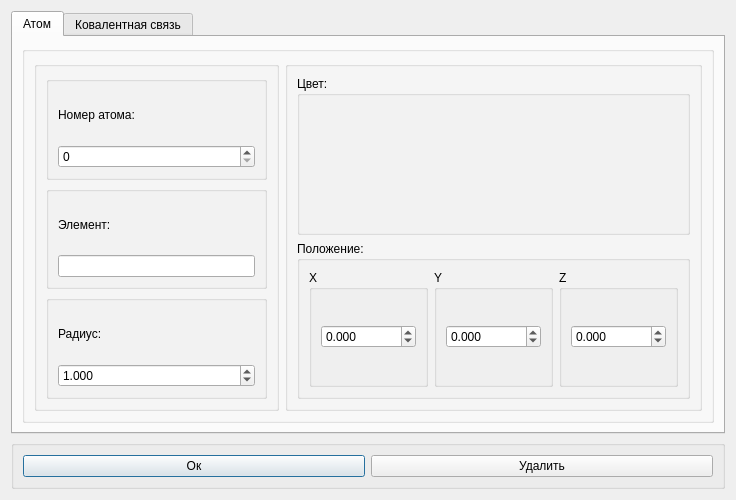
<?xml version="1.0" encoding="UTF-8"?>
<ui version="4.0">
 <class>Dialog</class>
 <widget class="QDialog" name="Dialog">
  <property name="geometry">
   <rect>
    <x>0</x>
    <y>0</y>
    <width>736</width>
    <height>500</height>
   </rect>
  </property>
  <property name="minimumSize">
   <size>
    <width>736</width>
    <height>500</height>
   </size>
  </property>
  <property name="windowTitle">
   <string> Редактирование</string>
  </property>
  <layout class="QVBoxLayout" name="verticalLayout_12">
   <item>
    <widget class="QTabWidget" name="tabWidget">
     <property name="currentIndex">
      <number>0</number>
     </property>
     <widget class="QWidget" name="tab1">
      <attribute name="title">
       <string>Атом</string>
      </attribute>
      <layout class="QGridLayout" name="gridLayout_6">
       <item row="0" column="0">
        <widget class="QGroupBox" name="groupBox_11">
         <property name="title">
          <string/>
         </property>
         <layout class="QHBoxLayout" name="horizontalLayout_2">
          <item>
           <widget class="QGroupBox" name="groupBox_4">
            <property name="title">
             <string/>
            </property>
            <layout class="QVBoxLayout" name="verticalLayout_4">
             <item>
              <widget class="QGroupBox" name="groupBox">
               <property name="title">
                <string/>
               </property>
               <layout class="QVBoxLayout" name="verticalLayout_2">
                <item>
                 <widget class="QLabel" name="label">
                  <property name="text">
                   <string>Номер атома:</string>
                  </property>
                 </widget>
                </item>
                <item>
                 <widget class="QSpinBox" name="atomNumber">
                  <property name="enabled">
                   <bool>true</bool>
                  </property>
                  <property name="maximum">
                   <number>10000000</number>
                  </property>
                 </widget>
                </item>
               </layout>
              </widget>
             </item>
             <item>
              <widget class="QGroupBox" name="groupBox_2">
               <property name="title">
                <string/>
               </property>
               <layout class="QVBoxLayout" name="verticalLayout">
                <item>
                 <widget class="QLabel" name="label_2">
                  <property name="text">
                   <string>Элемент:</string>
                  </property>
                 </widget>
                </item>
                <item>
                 <widget class="QLineEdit" name="atomElement">
                  <property name="inputMask">
                   <string/>
                  </property>
                  <property name="maxLength">
                   <number>5</number>
                  </property>
                 </widget>
                </item>
               </layout>
              </widget>
             </item>
             <item>
              <widget class="QGroupBox" name="groupBox_3">
               <property name="title">
                <string/>
               </property>
               <layout class="QVBoxLayout" name="verticalLayout_3">
                <item>
                 <widget class="QLabel" name="label_3">
                  <property name="text">
                   <string>Радиус:</string>
                  </property>
                 </widget>
                </item>
                <item>
                 <widget class="QDoubleSpinBox" name="atomRadii">
                  <property name="decimals">
                   <number>3</number>
                  </property>
                  <property name="minimum">
                   <double>0.010000000000000</double>
                  </property>
                  <property name="singleStep">
                   <double>0.100000000000000</double>
                  </property>
                  <property name="value">
                   <double>1.000000000000000</double>
                  </property>
                 </widget>
                </item>
               </layout>
              </widget>
             </item>
            </layout>
           </widget>
          </item>
          <item>
           <widget class="QGroupBox" name="groupBox_10">
            <property name="title">
             <string/>
            </property>
            <layout class="QVBoxLayout" name="verticalLayout_6">
             <item>
              <widget class="QGroupBox" name="groupBox_5">
               <property name="title">
                <string>Цвет:</string>
               </property>
               <layout class="QGridLayout" name="gridLayout">
                <item row="0" column="1">
                 <widget class="colorButton" name="atomColor" native="true"/>
                </item>
               </layout>
              </widget>
             </item>
             <item>
              <widget class="QGroupBox" name="groupBox_6">
               <property name="title">
                <string>Положение:</string>
               </property>
               <layout class="QHBoxLayout" name="horizontalLayout">
                <item>
                 <widget class="QGroupBox" name="groupBox_7">
                  <property name="title">
                   <string>X</string>
                  </property>
                  <layout class="QGridLayout" name="gridLayout_2">
                   <item row="0" column="0">
                    <widget class="QDoubleSpinBox" name="atomX">
                     <property name="decimals">
                      <number>3</number>
                     </property>
                     <property name="minimum">
                      <double>-1000000000.000000000000000</double>
                     </property>
                     <property name="maximum">
                      <double>1000000000.000000000000000</double>
                     </property>
                    </widget>
                   </item>
                  </layout>
                 </widget>
                </item>
                <item>
                 <widget class="QGroupBox" name="groupBox_8">
                  <property name="title">
                   <string>Y</string>
                  </property>
                  <layout class="QGridLayout" name="gridLayout_4">
                   <item row="0" column="0">
                    <widget class="QDoubleSpinBox" name="atomY">
                     <property name="decimals">
                      <number>3</number>
                     </property>
                     <property name="minimum">
                      <double>-100000000.000000000000000</double>
                     </property>
                     <property name="maximum">
                      <double>100000000.000000000000000</double>
                     </property>
                    </widget>
                   </item>
                  </layout>
                 </widget>
                </item>
                <item>
                 <widget class="QGroupBox" name="groupBox_9">
                  <property name="title">
                   <string>Z</string>
                  </property>
                  <layout class="QGridLayout" name="gridLayout_3">
                   <item row="0" column="0">
                    <widget class="QDoubleSpinBox" name="atomZ">
                     <property name="minimumSize">
                      <size>
                       <width>0</width>
                       <height>0</height>
                      </size>
                     </property>
                     <property name="decimals">
                      <number>3</number>
                     </property>
                     <property name="minimum">
                      <double>-10000000.000000000000000</double>
                     </property>
                     <property name="maximum">
                      <double>1000000000000.000000000000000</double>
                     </property>
                    </widget>
                   </item>
                  </layout>
                 </widget>
                </item>
               </layout>
              </widget>
             </item>
            </layout>
           </widget>
          </item>
         </layout>
        </widget>
       </item>
      </layout>
     </widget>
     <widget class="QWidget" name="tab_2">
      <attribute name="title">
       <string>Ковалентная связь</string>
      </attribute>
      <widget class="QGroupBox" name="groupBox_13">
       <property name="geometry">
        <rect>
         <x>0</x>
         <y>0</y>
         <width>554</width>
         <height>269</height>
        </rect>
       </property>
       <property name="title">
        <string/>
       </property>
       <layout class="QHBoxLayout" name="horizontalLayout_3">
        <item>
         <widget class="QGroupBox" name="groupBox_14">
          <property name="title">
           <string/>
          </property>
          <layout class="QVBoxLayout" name="verticalLayout_5">
           <item>
            <widget class="QGroupBox" name="groupBox_15">
             <property name="title">
              <string/>
             </property>
             <layout class="QVBoxLayout" name="verticalLayout_7">
              <item>
               <widget class="QLabel" name="label_4">
                <property name="text">
                 <string>Номер ковалентной связи:</string>
                </property>
               </widget>
              </item>
              <item>
               <widget class="QSpinBox" name="bondNumber">
                <property name="enabled">
                 <bool>true</bool>
                </property>
                <property name="maximum">
                 <number>1000000000</number>
                </property>
               </widget>
              </item>
             </layout>
            </widget>
           </item>
           <item>
            <widget class="QGroupBox" name="groupBox_16">
             <property name="title">
              <string/>
             </property>
             <layout class="QVBoxLayout" name="verticalLayout_8">
              <item>
               <widget class="QLabel" name="label_5">
                <property name="text">
                 <string>Атом1:</string>
                </property>
               </widget>
              </item>
              <item>
               <widget class="QSpinBox" name="bondAtom1">
                <property name="maximum">
                 <number>1000000000</number>
                </property>
               </widget>
              </item>
             </layout>
            </widget>
           </item>
           <item>
            <widget class="QGroupBox" name="groupBox_17">
             <property name="title">
              <string/>
             </property>
             <layout class="QVBoxLayout" name="verticalLayout_9">
              <item>
               <widget class="QLabel" name="label_6">
                <property name="text">
                 <string>Атом2:</string>
                </property>
               </widget>
              </item>
              <item>
               <widget class="QSpinBox" name="bondAtom2">
                <property name="maximum">
                 <number>1000000000</number>
                </property>
               </widget>
              </item>
             </layout>
            </widget>
           </item>
          </layout>
         </widget>
        </item>
        <item>
         <widget class="QGroupBox" name="groupBox_18">
          <property name="title">
           <string/>
          </property>
          <layout class="QVBoxLayout" name="verticalLayout_10">
           <item>
            <widget class="QGroupBox" name="groupBox_19">
             <property name="title">
              <string>Цвет:</string>
             </property>
             <layout class="QGridLayout" name="gridLayout_7">
              <item row="0" column="1">
               <widget class="colorButton" name="bondColor" native="true"/>
              </item>
              <item row="1" column="1">
               <widget class="QGroupBox" name="groupBox_12">
                <property name="title">
                 <string/>
                </property>
                <layout class="QVBoxLayout" name="verticalLayout_11">
                 <item>
                  <widget class="QLabel" name="label_7">
                   <property name="text">
                    <string>Радиус</string>
                   </property>
                  </widget>
                 </item>
                 <item>
                  <widget class="QDoubleSpinBox" name="bondRadii">
                   <property name="decimals">
                    <number>3</number>
                   </property>
                   <property name="singleStep">
                    <double>0.100000000000000</double>
                   </property>
                   <property name="value">
                    <double>0.100000000000000</double>
                   </property>
                  </widget>
                 </item>
                </layout>
               </widget>
              </item>
             </layout>
            </widget>
           </item>
          </layout>
         </widget>
        </item>
       </layout>
      </widget>
     </widget>
    </widget>
   </item>
   <item>
    <widget class="QGroupBox" name="groupBox_20">
     <property name="title">
      <string/>
     </property>
     <layout class="QHBoxLayout" name="horizontalLayout_4">
      <item>
       <widget class="QPushButton" name="okButton">
        <property name="text">
         <string>Ок</string>
        </property>
       </widget>
      </item>
      <item>
       <widget class="QPushButton" name="deleteButton">
        <property name="text">
         <string>Удалить</string>
        </property>
       </widget>
      </item>
     </layout>
    </widget>
   </item>
  </layout>
 </widget>
 <customwidgets>
  <customwidget>
   <class>colorButton</class>
   <extends>QWidget</extends>
   <header>colorbutton.h</header>
   <container>1</container>
  </customwidget>
 </customwidgets>
 <resources/>
 <connections/>
</ui>
